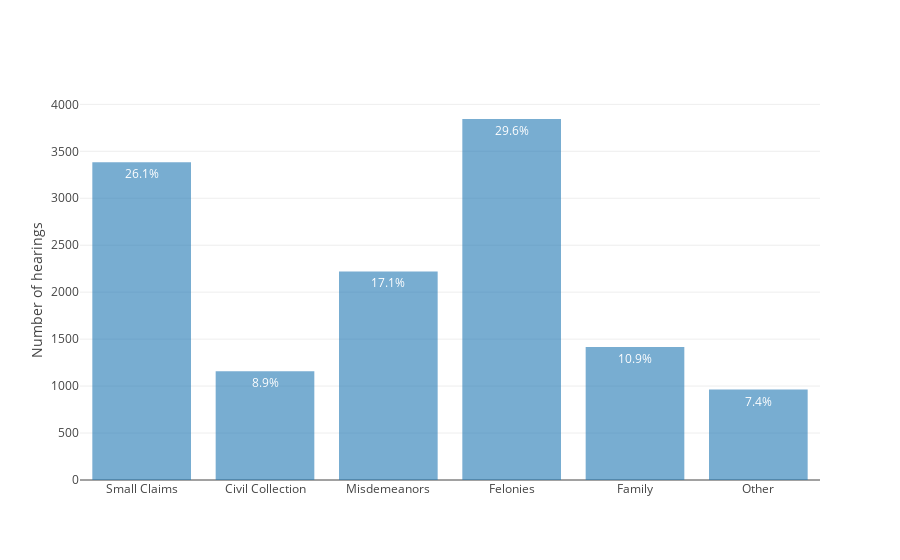

Source (notebook cell):
### Markdown cell above
## Cases broken down by type

### Code cell
labels = ['Small Claims', 'Civil Collection', 'Misdemeanors', 'Felonies',
          'Family', 'Other']
counts = [0]*6
counts[0] = rows(filter_df(df, case_number='SC'))
counts[1] = rows(filter_df(df, case_number='CC'))
counts[2] = rows(filter_df(df, case_number='CM'))
counts[3] = rows(filter_df(df, case_number='-F1-|-F2-|-F3-|-F4-|-F5-|-F6-'))
counts[4] = rows(filter_df(df, case_number='-AD-|-RS-|-JP-|-DC-|-DR-|-GU-'))
counts[5] = rows(df) - sum(counts[0:5])
bar_chart(labels, counts, ylabel='Number of hearings')

### Figure 1 — Plotly figure (JSON) as saved in the notebook; plotly's stock layout.template omitted (floating-point values rounded to 4 significant figures)
{"data": [{"opacity": 0.6, "text": ["26.1%", "8.9%", "17.1%", "29.6%", "10.9%", "7.4%"], "textposition": "auto", "type": "bar", "uid": "7dd708de-3d21-11e9-bc10-6c4008929994", "x": ["Small Claims", "Civil Collection", "Misdemeanors", "Felonies", "Family", "Other"], "y": [3383, 1158, 2221, 3844, 1417, 963]}], "layout": {"yaxis": {"title": "Number of hearings"}}}
